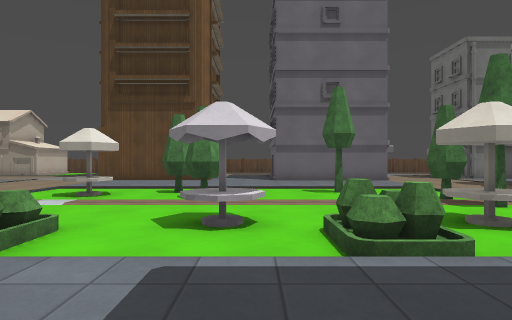
[1] (above)

21 first-person views from a walk through a level from a Godot 3-D game. The camera is 1.3 m above the floor, looks level and sees 75° across. Doors that lead somewhere are drawn open, without their leaves. The floor is counted in squares, 1.5 m on a side. Each view is taken from the middle of a square. On the plan, view 1 faces up. The plan holds only what a view shows up to about 12 squares ahead; the rest is blank. The place goes on beyond the plan. Characters and animated objects are not drawn. Surface patterns are stand-ins for the level's own textures.

[2]
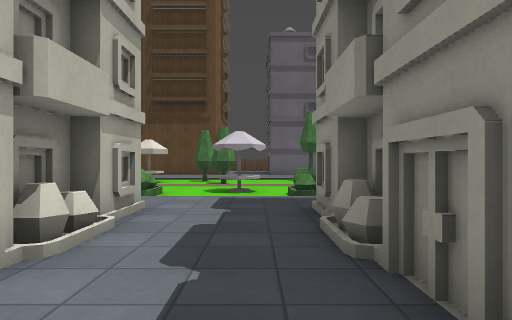

[3]
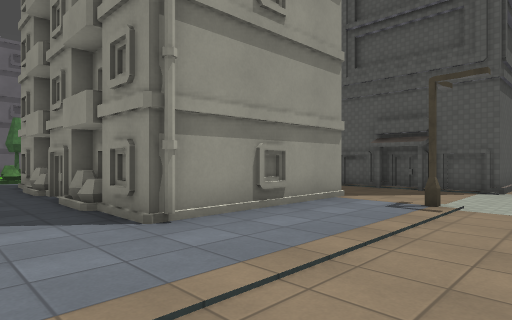

[4]
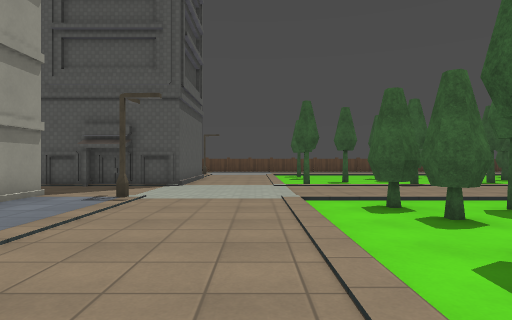

[5]
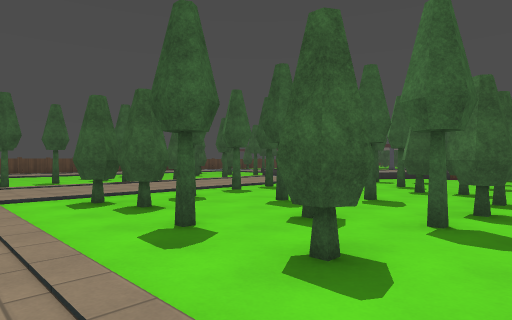

[6]
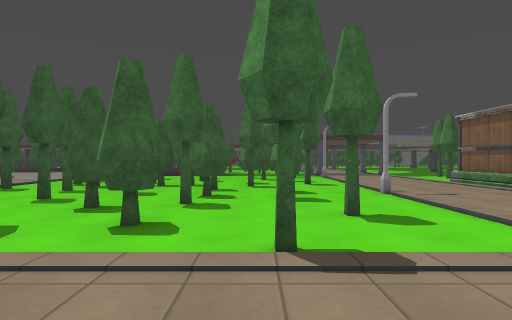

[7]
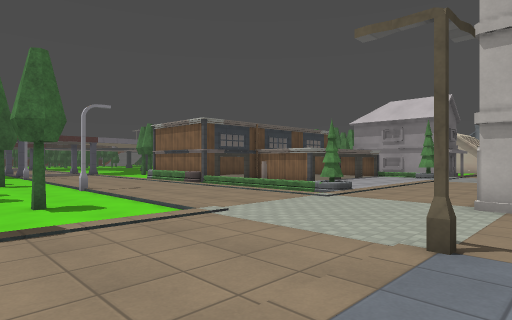

[8]
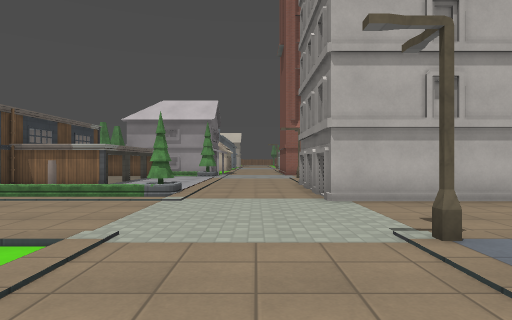

[9]
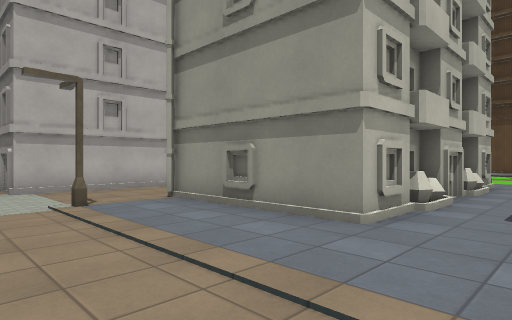

[10]
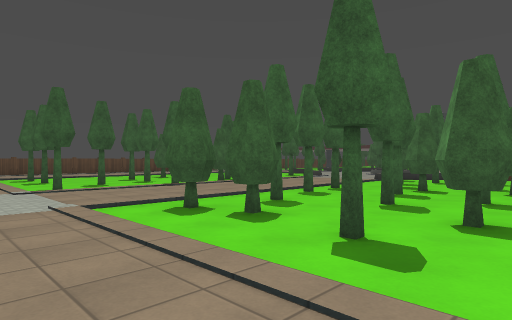

[11]
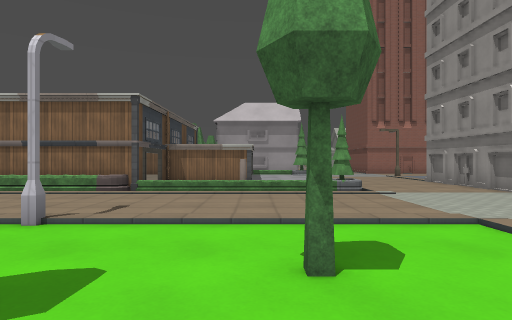

[12]
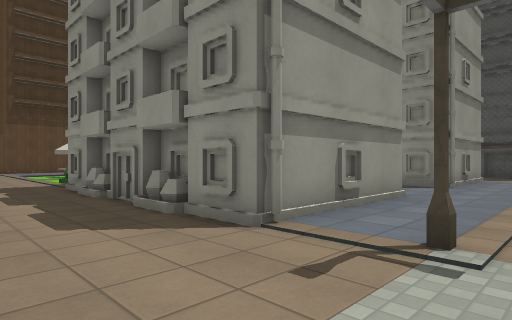

[13]
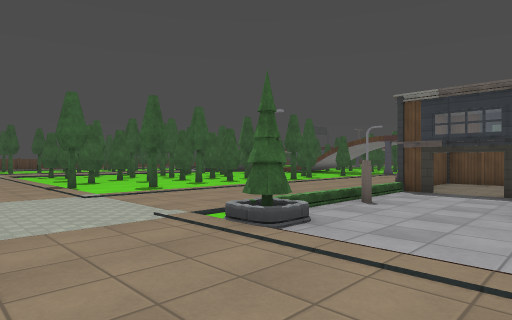

[14]
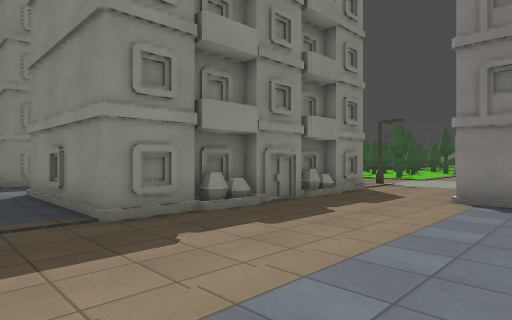

[15]
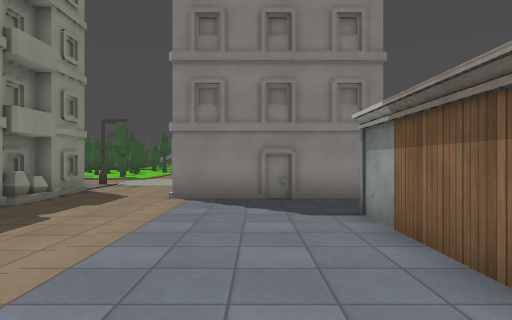

[16]
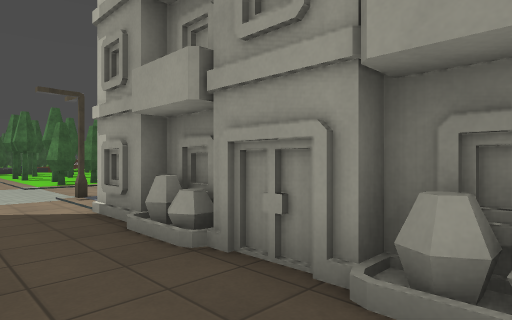

[17]
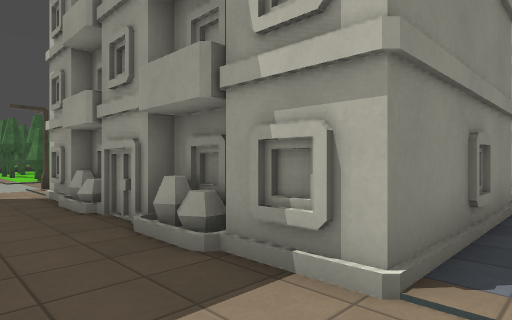

[18]
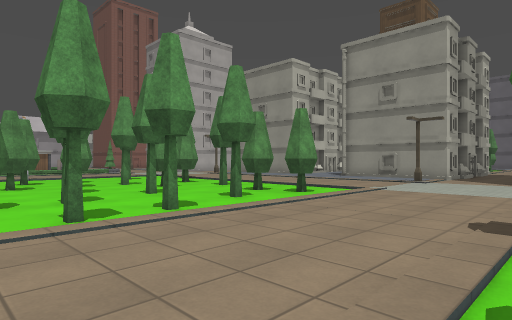

[19]
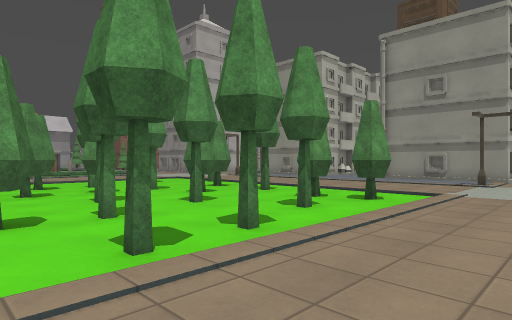

[20]
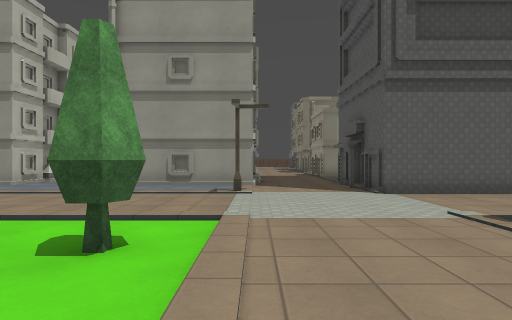

[21]
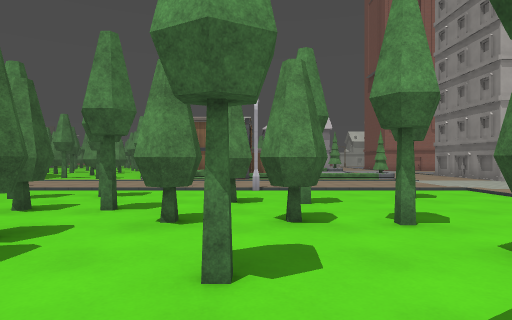

### Floor plan
Key: @ floor where view 1 was taken; # wall or solid block; . floor; / step, stairs or slope; = window, fence, low wall or low ledge; T tree; P parasol; L planter; B building; H hedge; O other object.
Columns run from 15 left of view 1 to 10 right of it. Each row starts with its distance up from view 1.
 12        ...........    ..
 11        ...........   ...
 10        ......T...T
  9          .PP..T...
  8           ...TT... TT
  7           ........ .T
  6            ...... ...
  5             ..PP. PP
  4        ..   L...LL.
  3    . ....   /...//.
  2     .................. .
  1  #......BBBBBB..BBBBBB.
  0  #......B    B.@B    B..
 -1  #......BB  BB..BB  BB..
 -2  #......BB   B..B   BB..
 -3  .......B    B..B    B..
 -4  .......BB   B..BB  BB..
 -5 BBBBBB..BB   B..B   BB..##
 -6      B..B    B..B    B..##
 -7      B..BBBBB...BBBBB....#
 -8      B..................##
 -9 BBBBBB..#...........#...##
-10 ..........................
-11 ..........................
-12 ..........................
-13 ...T/.......T.............
-14 ...T/..............T.....T
-15  .../.....T...T.T.TTT....
-16 #..O/.....T....T.........
-17 #... ........T.T...T.....
-18 #.../......T.T...T.......T
-19 #.......#..T.T..T...T.....
-20 ##=#O......T.TT...T......
-21   ..H............TT.T....
-22     H.......T.TTTT.O.... .

Where each view was taken, in squares from view 1:
view 1: 0 up, 0 right, facing up
view 2: 5 down, 0 right, facing up
view 3: 11 down, 1 left, facing up-right
view 4: 12 down, 2 left, facing right
view 5: 12 down, 3 left, facing down-right
view 6: 10 down, 3 left, facing down
view 7: 8 down, 3 left, facing down-left
view 8: 11 down, 3 left, facing left
view 9: 11 down, 0 right, facing up-left
view 10: 11 down, 1 left, facing down-right
view 11: 16 down, 2 left, facing left
view 12: 10 down, 10 left, facing up-right
view 13: 10 down, 15 left, facing down-right
view 14: 3 up, 12 left, facing down-right
view 15: 3 up, 12 left, facing down
view 16: 1 down, 8 right, facing down-left
view 17: 2 up, 8 right, facing down-left
view 18: 22 down, 10 right, facing up-left
view 19: 22 down, 8 right, facing up-left
view 20: 18 down, 6 right, facing up
view 21: 19 down, 3 right, facing left
